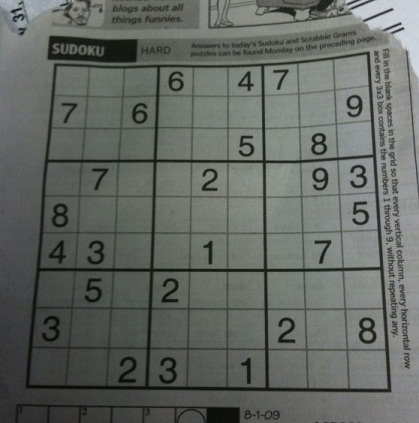
//> input picture Sudoku_py/sudoku.jpg, 419 x 423 px
$ ./BorderBox ../Sudoku_py/sudoku.jpg   (built with g++ and OpenCV 4)
//> lines starting //> are read from the running program, lines starting //| are printed output that depends on the picture; after the words box and inside, x2 and y2 are one past the last pixel; in counts of white or black regions, pixels touching at a corner belong together
#include "opencv2/highgui/highgui.hpp"
#include "opencv2/imgproc/imgproc.hpp"
#include <iostream>
#include <stdio.h>
#include <stdlib.h>

using namespace cv;
using namespace std;

Mat src; Mat src_gray;
int thresh = 100;
int max_thresh = 255;
RNG rng(12345);

/// Function header
void thresh_callback(int, void* );

/** @function main */
int main( int argc, char** argv )
{
  /// Load source image and convert it to gray
  src = imread( argv[1], 1 );
//> src is the input picture: 423 rows x 419 cols, CV_8UC3; mean B, G, R 98.9, 103.6, 99.4

  /// Convert image to gray and blur it
  cvtColor( src, src_gray, CV_BGR2GRAY );
  blur( src_gray, src_gray, Size(3,3) );

  /// Create Window
  char* source_window = "Source";
  namedWindow( source_window, CV_WINDOW_AUTOSIZE );
  imshow( source_window, src );

  createTrackbar( " Threshold:", "Source", &thresh, max_thresh, thresh_callback );
  thresh_callback( 0, 0 );

  waitKey(0);
  return(0);
}

/** @function thresh_callback */
void thresh_callback(int, void* )
{
  Mat threshold_output;
  vector<vector<Point> > contours;
  vector<Vec4i> hierarchy;

  /// Detect edges using Threshold
  threshold( src_gray, threshold_output, thresh, 255, THRESH_BINARY );
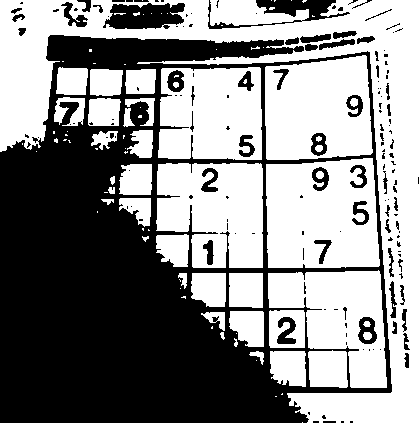
//> threshold_output: 423 rows x 419 cols, CV_8UC1; 54.4% white; 158 black regions (101 under 20 px)
  /// Find contours
  findContours( threshold_output, contours, hierarchy, CV_RETR_TREE, CV_CHAIN_APPROX_SIMPLE, Point(0, 0) );
//> contours = 251 contours, 152 with area under 20; largest, box (x1, y1, x2, y2) and area: (0, 0, 419, 423) 37998, (266, 158, 380, 268) 11410, (265, 55, 373, 160) 9904, (156, 163, 263, 268) 9204, (158, 67, 262, 160) 8865

  /// Find the rotated rectangles and ellipses for each contour
  vector<RotatedRect> minRect( contours.size() );
  vector<RotatedRect> minEllipse( contours.size() );

  for( int i = 0; i < contours.size(); i++ )
     { minRect[i] = minAreaRect( Mat(contours[i]) );
       if( contours[i].size() > 5 )
         { minEllipse[i] = fitEllipse( Mat(contours[i]) ); }
     }
//> after the loop, minRect = 251 RotatedRects (x, y, width, height, angle), first 8: [302, 422, 0, 0, -90], [275.5, 396, 0, 1, -90], [281.8, 393.8, 1.41, 0.71, -45], [256, 360, 0, 0, -90], [287.5, 368.5, 35, 35, -90], [258.2, 355.1, 9.6, 16.8, -53.13], [327.5, 368.9, 38.15, 37.48, -2.05], [235.5, 342, 8, 3, -90]; minEllipse = 251 RotatedRects (x, y, width, height, angle), first 8: [0, 0, 0, 0, 0], [0, 0, 0, 0, 0], [0, 0, 0, 0, 0], [0, 0, 0, 0, 0], [288, 364.7, 37.27, 44.31, 147.5], [254.7, 359.2, 15.25, 17.63, 41.52], [328.2, 368.6, 41.05, 52.8, 94.02], [235.1, 342.2, 3.44, 7.92, 170.9]

  /// Draw contours + rotated rects + ellipses
  Mat drawing = Mat::zeros( threshold_output.size(), CV_8UC3 );
  for( int i = 0; i< contours.size(); i++ )
     {
       Scalar color = Scalar( rng.uniform(0, 255), rng.uniform(0,255), rng.uniform(0,255) );
       // contour
       drawContours( drawing, contours, i, color, 1, 8, vector<Vec4i>(), 0, Point() );
       // ellipse
       ellipse( drawing, minEllipse[i], color, 2, 8 );
       // rotated rectangle
       Point2f rect_points[4]; minRect[i].points( rect_points );
       for( int j = 0; j < 4; j++ )
          line( drawing, rect_points[j], rect_points[(j+1)%4], color, 1, 8 );
     }
//> this loop made 251 passes
//> rect_points on pass 42: 4 Points (x, y): [97, 212], [97, 212], [97, 211], [97, 211]
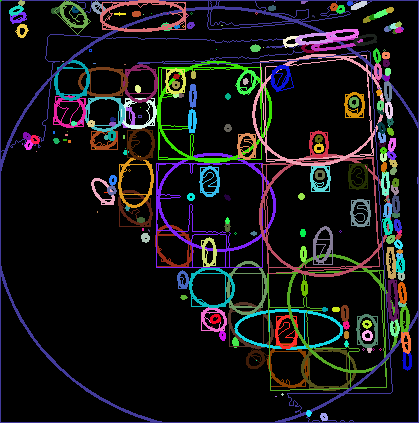
//> drawing: 423 rows x 419 cols, CV_8UC3; mean B, G, R 25.1, 23.5, 24.2

  /// Show in a window
  namedWindow( "Contours", CV_WINDOW_AUTOSIZE );
  imshow( "Contours", drawing );
}
